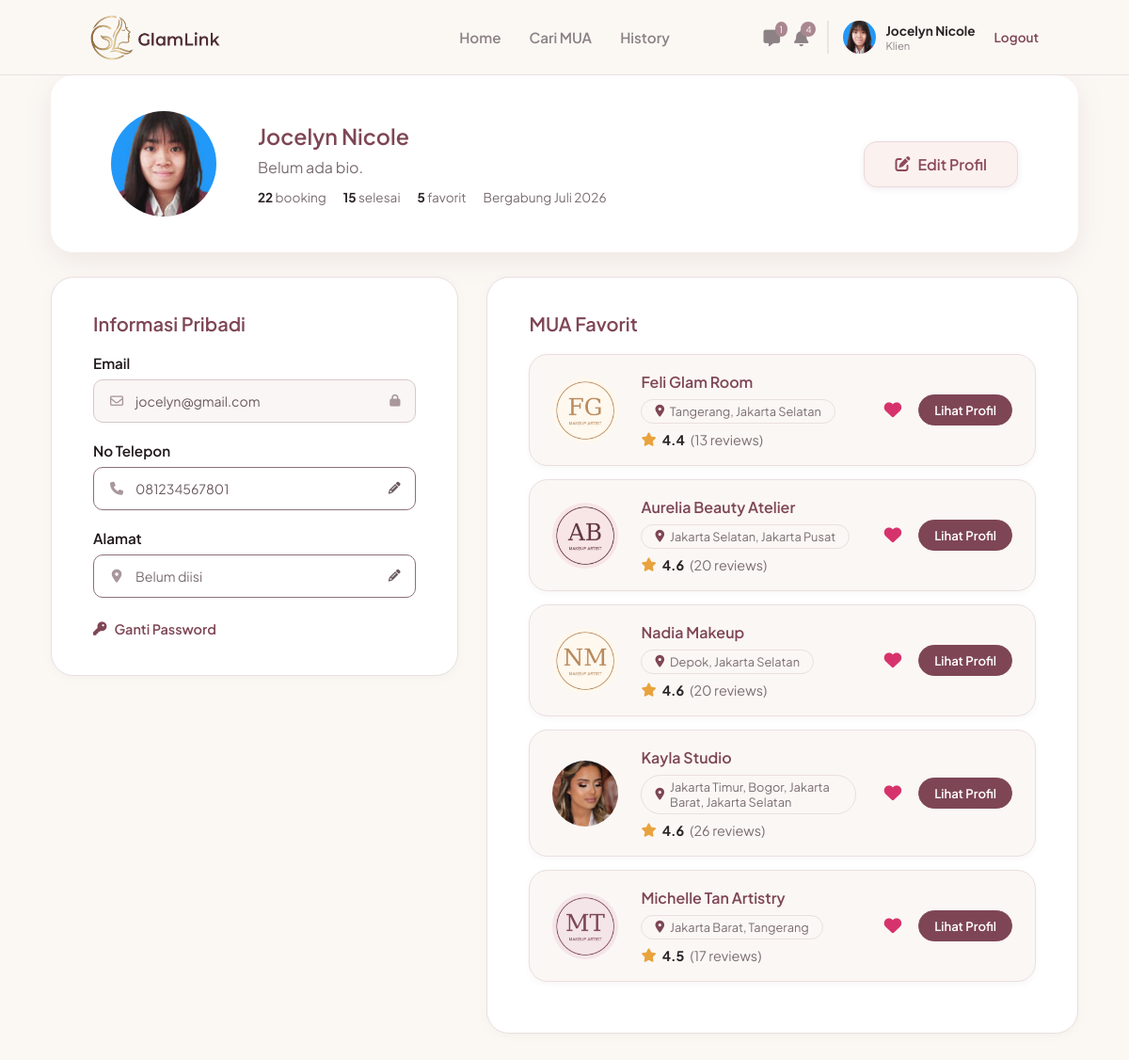
Screenshot of /klien/profil.php (signed in) with the database file from the repository.
### tables this page shows
CREATE TABLE `users` (
  `id_user` int(11) NOT NULL,
  `nama` varchar(100) NOT NULL,
  `email` varchar(100) NOT NULL,
  `nomor_telepon` varchar(20) DEFAULT NULL,
  `nama_brand` varchar(150) DEFAULT NULL,
  `bio` text DEFAULT NULL,
  `lokasi` varchar(150) DEFAULT NULL,
  `foto_profil` varchar(255) DEFAULT NULL,
  `password` varchar(255) NOT NULL,
  `role` enum('mua','pelanggan','admin') NOT NULL,
  `dibuat_pada` timestamp NOT NULL DEFAULT current_timestamp(),
  `status_verifikasi` enum('pending','approved','rejected') NOT NULL DEFAULT 'approved',
  `alasan_tolak` varchar(255) DEFAULT NULL
);

### includes/chat.php (called while the page is built, shortened)
<?php
function chat_belum_dibaca(mysqli $k, int $saya): int {
    try {
        $st = $k->prepare("SELECT COUNT(*) AS n FROM chats WHERE id_penerima = ? AND dibaca_pada IS NULL");
        $st->bind_param('i', $saya);
        $st->execute();
        return (int)$st->get_result()->fetch_assoc()['n'];
    } catch (Throwable $e) {
        return 0;
    }
}

### includes/klien_notifikasi.php (called while the page is built, shortened)
<?php
function klien_notif_tgl(string $tgl): string {
    $t = strtotime($tgl);
    return date('j', $t) . ' ' . KLIEN_NOTIF_BULAN[(int)date('n', $t)] . ' ' . date('Y', $t);
}
function klien_notif_rp($n): string { return 'Rp ' . number_format((float)$n, 0, ',', '.'); }
function klien_notif_sinkron(mysqli $koneksi, int $id_klien): void {
    $st = $koneksi->prepare("SELECT COUNT(*) AS n FROM klien_notifikasi WHERE id_pelanggan = ?");
    $st->bind_param('i', $id_klien);
    $st->execute();
    $pertama = (int)$st->get_result()->fetch_assoc()['n'] === 0 ? 1 : 0;
    $ins = $koneksi->prepare("INSERT IGNORE INTO klien_notifikasi (id_pelanggan, kunci, tipe, judul, pesan, link, label_aksi, waktu, dibaca_pada)
                              VALUES (?, ?, ?, ?, ?, ?, ?, ?, IF(? = 1, NOW(), NULL))");
    $tambah = function (string $kunci, string $tipe, string $judul, string $pesan, ?string $link, ?string $aksi, string $waktu, int $sudah_baca = 0)
              use ($ins, $id_klien, $pertama) {
        $baca = ($pertama || $sudah_baca) ? 1 : 0;
    };
    $st = $koneksi->prepare("
        SELECT b.id_booking, b.no_invoice, b.tanggal_booking, b.waktu_booking, b.total_harga, b.status, b.metode_bayar, b.dibayar_pada,
               b.dibatalkan_oleh, b.is_mua_done, b.is_client_done, b.rating, b.created_at,
               COALESCE(b.dibatalkan_pada, b.created_at) AS waktu_batal, NOW() AS sekarang,
               (b.tanggal_booking = CURDATE()) AS hari_ini, (b.tanggal_booking = CURDATE() + INTERVAL 1 DAY) AS besok,
               u.nama_brand, u.nama AS nama_mua, s.nama_layanan
        FROM bookings b
        LEFT JOIN users u ON u.id_user = b.id_mua
        LEFT JOIN services s ON s.id_service = b.id_layanan
        WHERE b.id_pelanggan = ? AND (b.created_at >= NOW() - INTERVAL 60 DAY OR b.tanggal_booking >= CURDATE() - INTERVAL 60 DAY)");
    $st->bind_param('i', $id_klien);
    $st->execute();
    foreach ($st->get_result()->fetch_all(MYSQLI_ASSOC) as $b) {
        $id    = (int)$b['id_booking'];
        $inv   = $b['no_invoice'];
        $mua   = $b['nama_brand'] ?: ($b['nama_mua'] ?: 'MUA');
        $lay   = $b['nama_layanan'] ?: 'layanan';
        $tgl   = klien_notif_tgl($b['tanggal_booking']) . ' pukul ' . substr($b['waktu_booking'], 0, 5) . ' WIB';
        $detail = 'detail_booking.php?id=' . $id;
        if (!empty($b['dibayar_pada'])) {
            $metode = $b['metode_bayar'] ? ' melalui ' . $b['metode_bayar'] : '';
        }
        if ($b['status'] === 'dikonfirmasi' && ((int)$b['hari_ini'] === 1 || (int)$b['besok'] === 1)) {
            $hari = (int)$b['hari_ini'] === 1;
        }
    }
}
function klien_notif_jumlah_baru(mysqli $koneksi, int $id_klien): int {
    try {
        klien_notif_sinkron($koneksi, $id_klien);
        $st = $koneksi->prepare("SELECT COUNT(*) AS n FROM klien_notifikasi WHERE id_pelanggan = ? AND dibaca_pada IS NULL AND dihapus_pada IS NULL");
        $st->bind_param('i', $id_klien);
        $st->execute();
        return (int)$st->get_result()->fetch_assoc()['n'];
    } catch (Throwable $e) {
        return 0;
    }
}

### klien/profil.php (the view, shortened to what this page needs)
<?php
require __DIR__ . '/../includes/klien.php';
require __DIR__ . '/../includes/profil_klien.php';
$u   = q('SELECT nama, email, nomor_telepon, lokasi, bio, foto_profil, dibuat_pada FROM users WHERE id_user = ?', [$id_klien])[0];
$st  = q("SELECT COUNT(*) AS total, COALESCE(SUM(status = 'selesai'), 0) AS selesai FROM bookings WHERE id_pelanggan = ?", [$id_klien])[0];
$fav = daftar_favorit($id_klien);
$gabung = NAMA_BULAN[(int)date('n', strtotime($u['dibuat_pada']))] . ' ' . date('Y', strtotime($u['dibuat_pada']));
function kotak_info($label, $nilai, $ikon, $fokus) {
    $isi = trim((string)$nilai) !== '' ? e($nilai) : '<span class="muted">Belum diisi</span>';
    echo '<div class="pr-item"><span class="pr-lbl">' . e($label) . '</span>';
    if ($fokus) echo '<a class="pr-box" href="profil_edit.php?fokus=' . $fokus . '"><i class="' . $ikon . ' pr-ic"></i><span>' . $isi . '</span><i class="fa-solid fa-pencil pr-pen"></i></a>';
    else echo '<div class="pr-box pr-lock" title="Email tidak dapat diubah"><i class="' . $ikon . ' pr-ic"></i><span>' . $isi . '</span><i class="fa-solid fa-lock pr-pen"></i></div>';
    echo '</div>';
}
head_klien('Profil');
include __DIR__ . '/../navbar.php';
?>
<main class="kl-wrap page-top pr-page">
    <section class="pr-head">
        <?php echo foto($u['foto_profil'], 'avatar xl'); ?>
        <div class="pr-head-info">
            <h1><?php echo e($u['nama']); ?></h1>
            <p class="pr-bio"><?php echo trim((string)$u['bio']) !== '' ? nl2br(e($u['bio'])) : '<span class="muted">Belum ada bio.</span>'; ?></p>
            <p class="pr-stat"><span><b><?php echo (int)$st['total']; ?></b> booking</span><span><b><?php echo (int)$st['selesai']; ?></b> selesai</span><span><b><?php echo count($fav); ?></b> favorit</span><span class="muted">Bergabung <?php echo e($gabung); ?></span></p>
        </div>
        <a class="pr-edit-btn" href="profil_edit.php"><i class="fa-solid fa-pen-to-square"></i> Edit Profil</a>
    </section>
    <div class="pr-grid">
        <section class="pr-card">
            <h2>Informasi Pribadi</h2>
            <?php kotak_info('Email', $u['email'], 'fa-regular fa-envelope', null);
            kotak_info('No Telepon', $u['nomor_telepon'], 'fa-solid fa-phone', 'telp');
            kotak_info('Alamat', $u['lokasi'], 'fa-solid fa-location-dot', 'alamat'); ?>
            <a class="pr-link" href="profil_edit.php#password"><i class="fa-solid fa-key"></i> Ganti Password</a>
        </section>
        <section class="pr-card">
            <h2>MUA Favorit</h2>
            <?php foreach ($fav as $m) kartu_favorit($m, 'profil'); ?>
        </section>
    </div>
</main>
<?php bottom_nav();

### includes/klien.php (shortened to what this page needs)
<?php
require_once __DIR__ . '/../koneksi.php';
$id_klien = (int)$_SESSION['id_user'];
function q($sql, $params = []) {
    global $koneksi;
    $st = $koneksi->prepare($sql);
    if ($params) { $st->bind_param(str_repeat('s', count($params)), ...$params); }
    $st->execute();
    $r = $st->get_result();
    return $r ? $r->fetch_all(MYSQLI_ASSOC) : [];
}
function e($v)      { return htmlspecialchars((string)$v, ENT_QUOTES); }
function foto($file, $kelas = '', $ikon = 'fa-user') {
    $f = basename((string)$file);
    if ($f !== '' && file_exists(__DIR__ . '/../assets/img/' . $f)) {
        return '<img class="' . $kelas . '" src="../assets/img/' . e($f) . '" alt="">';
    }
    return '<div class="' . $kelas . ' foto-kosong"><i class="fa-solid ' . $ikon . '"></i></div>';
}
function daftar_mua($where = '', $params = [], $urut = 'rating DESC, selesai DESC, u.dibuat_pada DESC', $limit = 60) {
    $rows = q("SELECT u.id_user, u.nama_brand, u.lokasi, u.foto_profil,
                (SELECT foto FROM portfolios WHERE id_mua = u.id_user ORDER BY id_portfolio LIMIT 1) AS cover,
                (SELECT MIN(harga) FROM services WHERE id_mua = u.id_user) AS harga_min,
                (SELECT COUNT(*) FROM bookings WHERE id_mua = u.id_user AND status = 'selesai') AS selesai,
                (SELECT ROUND(AVG(rating), 1) FROM bookings WHERE id_mua = u.id_user AND rating > 0) AS rating,
                (SELECT COUNT(*) FROM bookings WHERE id_mua = u.id_user AND rating > 0) AS n_ulasan,
                (SELECT COUNT(*) FROM favorit f WHERE f.id_mua = u.id_user AND f.id_pelanggan = " . (int)($GLOBALS['id_klien'] ?? 0) . ") AS fav
              FROM users u
              WHERE u.role = 'mua' AND u.status_verifikasi = 'approved' $where
              ORDER BY $urut LIMIT " . (int)$limit, $params);
    foreach ($rows as &$m) {
        $m['kats'] = array_column(q("SELECT DISTINCT kategori FROM services WHERE id_mua = ? AND kategori <> ''", [$m['id_user']]), 'kategori');
    }
    return $rows;
}
function rating_teks($m) {
    return '<span class="rate"><i class="fa-solid fa-star"></i> <b>' . number_format((float)$m['rating'], 1) . '</b> <span class="muted">(' . (int)$m['n_ulasan'] . ' reviews)</span></span>';
}
function head_klien($judul) {
    echo '<!DOCTYPE html><html lang="id"><head><meta charset="UTF-8"><meta name="viewport" content="width=device-width, initial-scale=1.0"><title>' . e($judul) . ' - GlamLink</title>
<link rel="stylesheet" href="https://cdnjs.cloudflare.com/ajax/libs/font-awesome/6.4.0/css/all.min.css">
<link href="https://fonts.googleapis.com/css2?family=Plus+Jakarta+Sans:wght@400;500;600;700&display=swap" rel="stylesheet">
<link rel="stylesheet" href="../assets/css/navbar.css"><link rel="stylesheet" href="../assets/css/klien.css"></head><body>';
}
function bottom_nav() {
    echo '<nav class="bottom-nav">';
    echo '</nav></body></html>';
}

### navbar.php (shortened to what this page needs)
<?php
$path_prefix = in_array(basename(dirname($_SERVER['PHP_SELF'])), ['mua', 'klien']) ? '../' : '';
$nav_logged_in = isset($_SESSION['status_login']) && $_SESSION['status_login'] == true;
$nav_role = isset($_SESSION['role']) ? $_SESSION['role'] : '';
if ($nav_logged_in && in_array($nav_role, ['mua', 'pelanggan']) && isset($koneksi)) {
    $id_mua_nav = $_SESSION['id_user'];
    $nav_query = mysqli_query($koneksi, "SELECT nama, nama_brand, foto_profil, status_verifikasi FROM users WHERE id_user = '$id_mua_nav'");
    $nav_profil = mysqli_fetch_assoc($nav_query);
}
?>
<header class="navbar">
    <div class="logo">
        <a href="<?php echo $path_prefix; ?>index.php">
            <img src="<?php echo $path_prefix; ?>assets/img/logo.png" alt="GlamLink">
        </a>
    </div>
    <?php if (!$nav_logged_in): ?>
        <div class="nav-links">
            <a href="<?php echo $path_prefix; ?>login.php" class="btn-text">Masuk</a>
            <a href="<?php echo $path_prefix; ?>login.php" class="btn-outline nav-mua">Masuk Sebagai MUA</a>
            <a href="<?php echo $path_prefix; ?>register.php" class="btn-filled">Daftar</a>
        </div>
    <?php elseif ($nav_role == 'pelanggan'): ?>
        <?php $hal = basename($_SERVER['SCRIPT_NAME']); ?>
        <div class="nav-menu-mua">
            <a href="<?php echo $path_prefix; ?>klien/index.php" class="<?php echo $hal == 'index.php' ? 'active' : ''; ?>">Home</a>
            <a href="<?php echo $path_prefix; ?>klien/cari.php" class="<?php echo in_array($hal, ['cari.php', 'mua.php', 'booking.php']) ? 'active' : ''; ?>">Cari MUA</a>
            <a href="<?php echo $path_prefix; ?>klien/history.php" class="<?php echo $hal == 'history.php' ? 'active' : ''; ?>">History</a>
        </div>
        <div class="nav-profile-mua">
            <div class="nav-icons">
                <?php
                require_once __DIR__ . '/includes/chat.php';
                $nav_chat_baru = (($koneksi ?? null) instanceof mysqli) ? chat_belum_dibaca($koneksi, (int)$_SESSION['id_user']) : 0;
                ?>
                <a href="<?php echo $path_prefix; ?>klien/chat.php" class="icon-btn" title="Chat">
                    <i class="fa-solid fa-message"></i>
                    <span class="badge" id="navChatBadge" <?php echo $nav_chat_baru ? '' : 'hidden'; ?>><?php echo $nav_chat_baru > 99 ? '99+' : $nav_chat_baru; ?></span>
                </a>
                <?php
                require_once __DIR__ . '/includes/klien_notifikasi.php';
                $nav_notif_klien = (($koneksi ?? null) instanceof mysqli) ? klien_notif_jumlah_baru($koneksi, (int)$_SESSION['id_user']) : 0;
                ?>
                <a href="<?php echo $path_prefix; ?>klien/notifikasi.php" class="icon-btn" title="Notifikasi">
                    <i class="fa-solid fa-bell"></i>
                    <span class="badge" id="navNotifBadge" <?php echo $nav_notif_klien ? '' : 'hidden'; ?>><?php echo $nav_notif_klien > 99 ? '99+' : $nav_notif_klien; ?></span>
                </a>
            </div>
            <a href="<?php echo $path_prefix; ?>klien/profil.php" style="text-decoration:none;color:inherit;">
                <div class="profile-info">
                    <?php if (!empty($nav_profil['foto_profil']) && file_exists(__DIR__ . '/assets/img/' . basename($nav_profil['foto_profil']))): ?>
                        <img src="<?php echo $path_prefix; ?>assets/img/<?php echo htmlspecialchars(basename($nav_profil['foto_profil'])); ?>" alt="Profile">
                    <?php else: ?>
                        <div style="width:35px;height:35px;background:#e0d8da;border-radius:50%;display:flex;align-items:center;justify-content:center;color:#fff;font-size:0.8rem;"><i class="fa-solid fa-user"></i></div>
                    <?php endif; ?>
                    <div class="profile-text">
                        <span class="brand-name"><?php echo htmlspecialchars($nav_profil['nama'] ?? 'Klien'); ?></span>
                        <span class="role-text">Klien</span>
                    </div>
                </div>
            </a>
            <a href="<?php echo $path_prefix; ?>logout.php" class="logout-link">Logout</a>
        </div>
    <?php endif; ?>
</header>

### includes/profil_klien.php (shortened to what this page needs)
<?php
function daftar_favorit($id_klien) {
    $id = (int)$id_klien;
    return daftar_mua('AND u.id_user IN (SELECT id_mua FROM favorit WHERE id_pelanggan = ?)', [$id],
        '(SELECT MAX(f2.created_at) FROM favorit f2 WHERE f2.id_mua = u.id_user AND f2.id_pelanggan = ' . $id . ') DESC', 50);
}
function kartu_favorit(array $m, $dari) {
    $id = (int)$m['id_user'];
    echo '<article class="pr-fav">' . foto($m['foto_profil'], 'avatar pr-fav-av');
    echo '<div class="pr-fav-info"><b>' . e($m['nama_brand']) . '</b>';
    echo '<div class="pr-fav-meta"><span class="pill"><i class="fa-solid fa-location-dot"></i> ' . e($m['lokasi'] ?: '-') . '</span>' . rating_teks($m) . '</div></div>';
    echo '<div class="pr-fav-aksi"><form method="POST" action="favorit.php">' . csrf_field()
       . '<input type="hidden" name="id_mua" value="' . $id . '"><input type="hidden" name="dari" value="' . e($dari) . '">'
       . '<button type="submit" class="pr-unfav" title="Hapus dari favorit" aria-label="Hapus ' . e($m['nama_brand']) . ' dari favorit"><i class="fa-solid fa-heart"></i></button></form>'
       . '<a class="kb-fill sm" href="mua.php?id=' . $id . '">Lihat Profil</a></div></article>';
}

### rows the page displays
users: foto_profil (picture), nama "Jocelyn Nicole", dibuat_pada "Juli 2026", email "jocelyn@gmail.com 081234567801"
users: foto_profil (picture), nama_brand "Feli Glam Room", lokasi "Tangerang, Jakarta Selatan", rating "4.4", n_ulasan "13"
users: foto_profil (picture), nama_brand "Aurelia Beauty Atelier", lokasi "Jakarta Selatan, Jakarta Pusat", rating "4.6", n_ulasan "20"
users: foto_profil (picture), nama_brand "Nadia Makeup", lokasi "Depok, Jakarta Selatan", rating "4.6", n_ulasan "20"
users: foto_profil (picture), nama_brand "Kayla Studio", lokasi "Jakarta Timur, Bogor, Jakarta Barat, Jakarta Selatan", rating "4.6", n_ulasan "26"
users: foto_profil (picture), nama_brand "Michelle Tan Artistry", lokasi "Jakarta Barat, Tangerang", rating "4.5", n_ulasan "17"

### other values shown
$nav_chat_baru "1"
$nav_notif_klien "4"
$st['total'] "22"
$st['selesai'] "15"
count($fav) "5"
$label "Email No Telepon Alamat"
